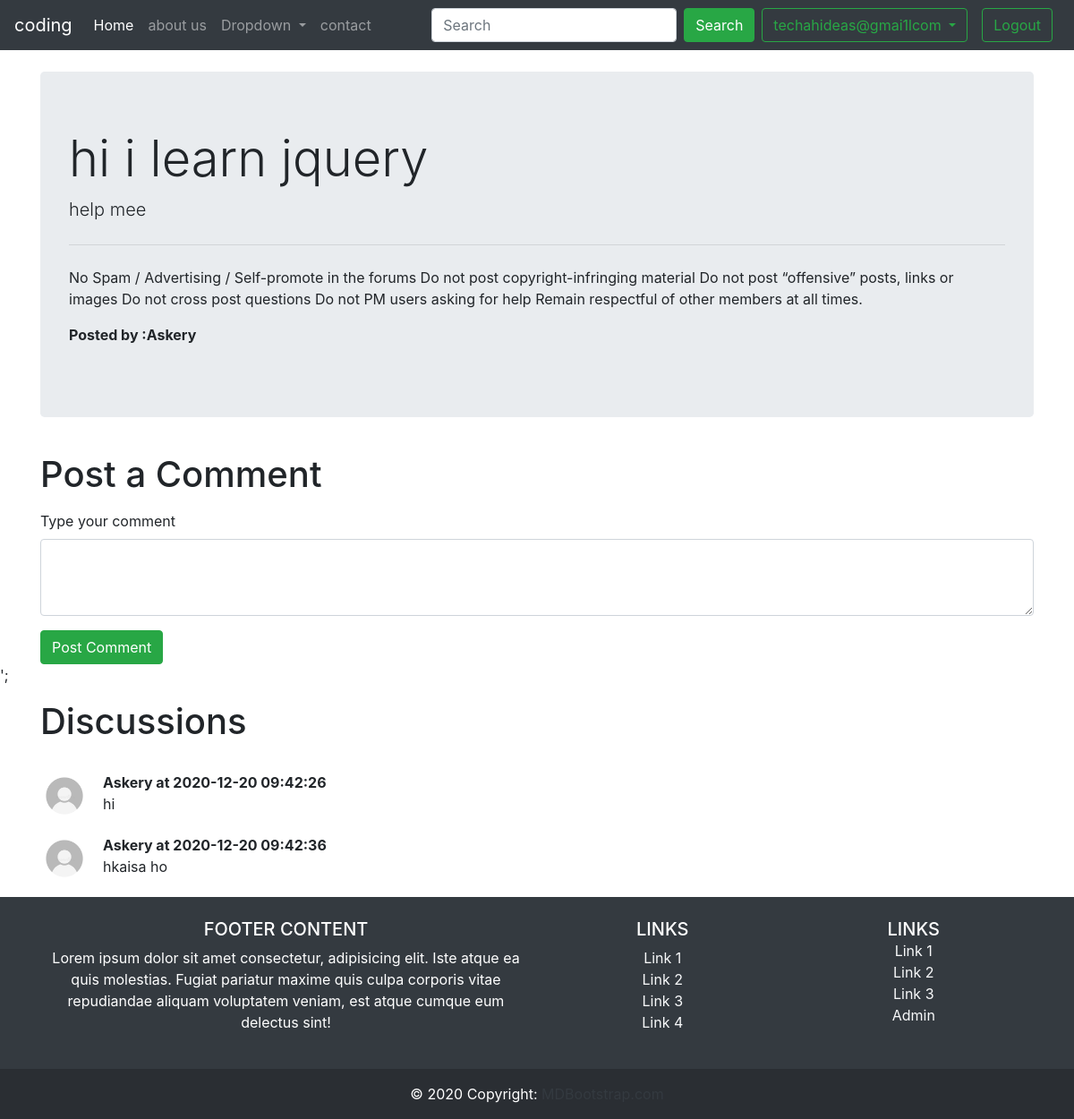
/thread.php?threadid=3 (signed in), run on the app's committed database.
### tables this page shows
CREATE TABLE IF NOT EXISTS `threads` (
  `thread_id` int(7) NOT NULL AUTO_INCREMENT,
  `thread_title` varchar(255) NOT NULL,
  `thread_desc` text NOT NULL,
  `thread_cat_id` int(7) NOT NULL,
  `thread_user_id` int(7) NOT NULL,
  `timestamp` datetime NOT NULL DEFAULT CURRENT_TIMESTAMP,
  PRIMARY KEY (`thread_id`)
);

CREATE TABLE IF NOT EXISTS `comments` (
  `comment_id` int(8) NOT NULL AUTO_INCREMENT,
  `comment_content` text NOT NULL,
  `thread_id` int(8) NOT NULL,
  `comment_by` varchar(255) NOT NULL,
  `comment_time` datetime NOT NULL DEFAULT CURRENT_TIMESTAMP,
  PRIMARY KEY (`comment_id`)
);

### thread.php (the view, shortened to what this page needs)
<!doctype html>
<html lang="en">
<head>
    <link rel="stylesheet" href="https://cdn.jsdelivr.net/npm/bootstrap@4.5.3/dist/css/bootstrap.min.css"
>
</head>
<body>
    <?php include 'pars/header.php' ?>
    <?php include 'pars/connection.php' ?>
    <?php
$id = $_GET['threadid'];
$sql = "SELECT * FROM `threads` WHERE thread_id=$id";
$result = mysqli_query($conn, $sql);
while($row = mysqli_fetch_assoc($result)){
    $title = $row['thread_title'];
    $desc = $row['thread_desc'];
    }
    ?>
    <div class="container my-4">
        <div class="jumbotron">
            <h1 class="display-4"><?php echo $title ?></h1>
            <p class="lead"><?php echo $desc ?></p>
            <hr class="my-4">
            <p>No Spam / Advertising / Self-promote in the forums
                Do not post copyright-infringing material
                Do not post “offensive” posts, links or images
                Do not cross post questions
                Do not PM users asking for help
                Remain respectful of other members at all times. </p>
            <p><b>Posted by :Askery</b></p>
        </div>
    </div>
    <div class="container">
        <h1 class="py-2">Post a Comment</h1>
        <form action="<?php echo $_SERVER["REQUEST_URI"]; ?>" method="post">
            <div class="form-group">
                <label for="exampleFormControlTextarea1">Type your comment</label>
                <textarea class="form-control" id="comment" name="comment" rows="3"></textarea>
            </div>
            <button type="submit" class="btn btn-success">Post Comment</button>
        </form>
    </div>';
    <div class="container">
        <h1 class="py-3">Discussions</h1>
<?php
         $id = $_GET['threadid'];
    $sql = "SELECT * FROM `comments` WHERE thread_id=$id";
         $result = mysqli_query($conn, $sql);
         while($row = mysqli_fetch_assoc($result)){
        $content = $row['comment_content'];
          $comment_time = $row['comment_time'];
            echo '<div class="media my-3">
            <img src="img/userd.png" width="54px" class="mr-3" alt="...">
            <div class="media-body">
              <p class="font-weight-bold my-0">Askery at '.  $comment_time. '</p>
                '.$content.'
            </div>
        </div>';
    }
    ?>
    </div>
    <?php include 'pars/footer.php'  ?>
</body>
</html>

### data on the page
threads: thread_title "hi i learn jquery", thread_desc "help mee"
comments: comment_time "2020-12-20 09:42:26", comment_content "hi"
comments: comment_time "2020-12-20 09:42:36", comment_content "hkaisa ho"

### other printed values
$_SESSION['userEmail'] "techahideas@gmai1lcom"
